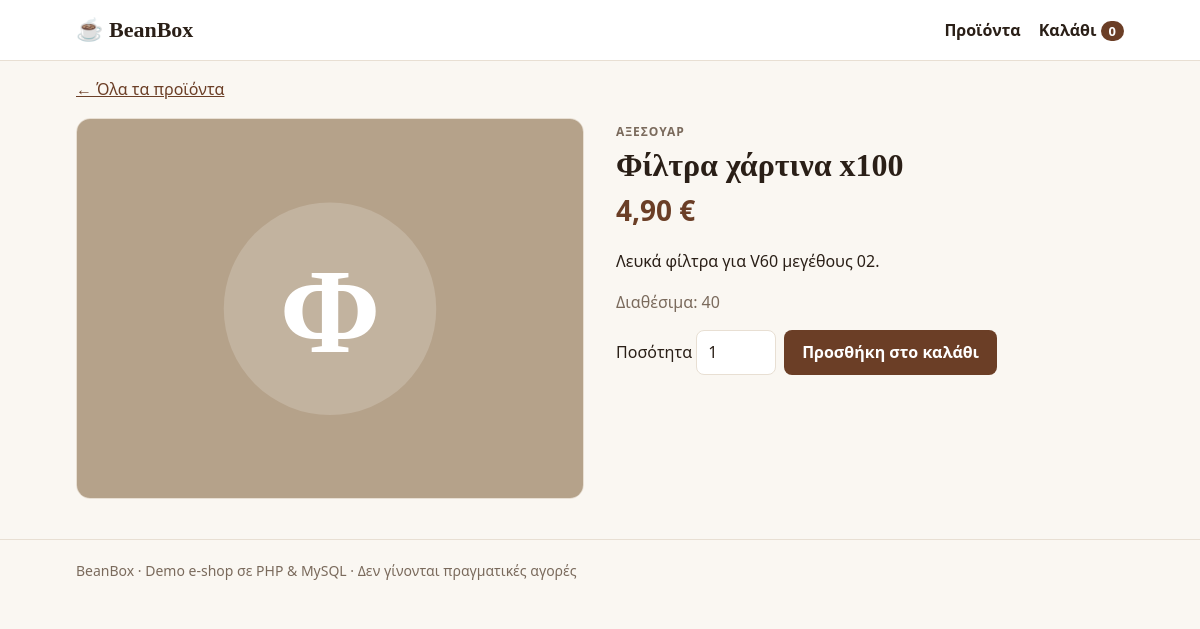
The app's page /product.php?id=8 with its own data.
### tables this page shows
CREATE TABLE IF NOT EXISTS products (
    id          INT AUTO_INCREMENT PRIMARY KEY,
    name        VARCHAR(120)  NOT NULL,
    category    VARCHAR(60)   NOT NULL,
    description TEXT          NOT NULL,
    price       DECIMAL(10,2) NOT NULL,
    stock       INT           NOT NULL DEFAULT 0,
    color       VARCHAR(7)    NOT NULL DEFAULT '#6b4f3a',
    created_at  TIMESTAMP     NOT NULL DEFAULT CURRENT_TIMESTAMP
);

### product.php (the view, shortened to what this page needs)
<?php
require __DIR__ . '/includes/bootstrap.php';
$stmt = db()->prepare('SELECT * FROM products WHERE id = ?');
$stmt->execute([(int) ($_GET['id'] ?? 0)]);
$p = $stmt->fetch();
require __DIR__ . '/includes/header.php';
?>
<p><a href="index.php">← Όλα τα προϊόντα</a></p>
<div class="detail">
  <div class="img"><?= product_image($p) ?></div>
  <div>
    <span class="cat"><?= e($p['category']) ?></span>
    <h1><?= e($p['name']) ?></h1>
    <p class="price big"><?= money((float) $p['price']) ?></p>
    <p><?= e($p['description']) ?></p>
    <?php if ($p['stock'] > 0): ?>
      <p class="muted">Διαθέσιμα: <?= (int) $p['stock'] ?></p>
      <form method="post" action="cart.php" class="inline">
        <label>Ποσότητα <input type="number" name="qty" value="1" min="1" max="<?= (int) $p['stock'] ?>"></label>
        <button class="btn">Προσθήκη στο καλάθι</button>
      </form>
    <?php else: ?>
      <p class="out">Εξαντλήθηκε</p>
    <?php endif; ?>
  </div>
</div>
<?php require __DIR__ . '/includes/footer.php'; ?>

### includes/bootstrap.php (shortened to what this page needs)
<?php
function db(): PDO
{
    static $pdo = null;
    if ($pdo === null) {
        $dsn = getenv('DB_DSN') ?: 'mysql:host=' . DB_HOST . ';dbname=' . DB_NAME . ';charset=utf8mb4';
        $pdo = new PDO($dsn, DB_USER, DB_PASS, [
            PDO::ATTR_ERRMODE            => PDO::ERRMODE_EXCEPTION,
            PDO::ATTR_DEFAULT_FETCH_MODE => PDO::FETCH_ASSOC,
        ]);
    }
    return $pdo;
}
function e(?string $value): string
{
    return htmlspecialchars((string) $value, ENT_QUOTES, 'UTF-8');
}
function money(float $amount): string
{
    return number_format($amount, 2, ',', '.') . ' €';
}
function product_image(array $p): string
{
    $letter = e(mb_substr($p['name'], 0, 1));
    $color = e($p['color'] ?: '#6b4f3a');
    return '<svg viewBox="0 0 200 150" role="img" aria-label="' . e($p['name']) . '">'
        . '<rect width="200" height="150" fill="' . $color . '"/>'
        . '<circle cx="100" cy="75" r="42" fill="rgba(255,255,255,.18)"/>'
        . '<text x="100" y="92" text-anchor="middle" font-size="48" font-weight="700" fill="#fff" font-family="Georgia,serif">' . $letter . '</text>'
        . '</svg>';
}

### assets/style.css (style rules this page uses)
:root { --bg: #faf7f2; --surface: #fff; --ink: #2a1f17; --muted: #7a6a5c; --line: #e8dfd3; --accent: #6b3e26; --accent-ink: #fff; --danger: #b3261e; --ok: #2e7d32; }
* { box-sizing: border-box; }
body { margin: 0; background: var(--bg); color: var(--ink); font: 16px/1.55 system-ui, "Segoe UI", sans-serif; }
a { color: var(--accent); }
h1, h2 { font-family: Georgia, serif; line-height: 1.15; }
.hero p, .muted { color: var(--muted); }
input, select, textarea { font: inherit; padding: 9px 11px; border: 1px solid var(--line); border-radius: 8px; background: var(--surface); color: var(--ink); }
input[type=number] { width: 80px; }
.btn { display: inline-block; border: 0; border-radius: 8px; padding: 10px 18px; background: var(--accent); color: var(--accent-ink); font: inherit; font-weight: 700; cursor: pointer; text-decoration: none; }
.card .img svg, .detail .img svg { display: block; width: 100%; height: auto; }
.cat { font-size: 12px; text-transform: uppercase; letter-spacing: .08em; color: var(--muted); font-weight: 700; }
.price { color: var(--accent); font-size: 18px; }
.price.big { font-size: 28px; font-weight: 700; margin: 6px 0; }
.detail { display: grid; grid-template-columns: 1fr 1fr; gap: 32px; align-items: start; margin-bottom: 40px; }
.detail .img { border-radius: 14px; overflow: hidden; border: 1px solid var(--line); }
.detail h1 { margin: 4px 0; }
.inline { display: flex; gap: 8px; align-items: center; flex-wrap: wrap; }

### records on screen
products: name "Φ", category "ΑΞΕΣΟΥΆΡ", name "Φίλτρα χάρτινα x100", price "4,90 €", description "Λευκά φίλτρα για V60 μεγέθους 02.", stock "40"

### other values on screen
cart_count() "0"
